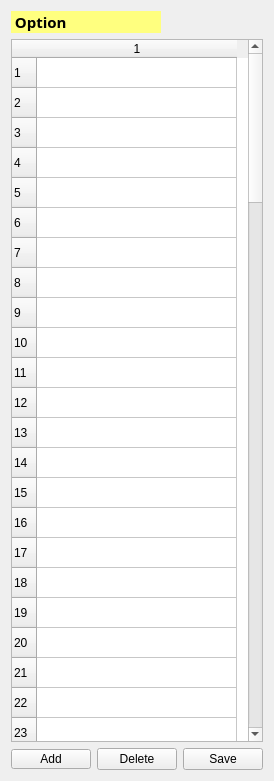
  <widget class="QWidget" name="layoutWidget">
   <property name="geometry">
    <rect>
     <x>207</x>
     <y>10</y>
     <width>245</width>
     <height>781</height>
    </rect>
   </property>
   <layout class="QVBoxLayout" name="verticalLayout">
    <property name="sizeConstraint">
     <enum>QLayout::SetMinimumSize</enum>
    </property>
    <item>
     <widget class="QLabel" name="label_5">
      <property name="maximumSize">
       <size>
        <width>150</width>
        <height>16777215</height>
       </size>
      </property>
      <property name="palette">
       <palette>
        <active>
         <colorrole role="WindowText">
          <brush brushstyle="SolidPattern">
           <color alpha="255">
            <red>0</red>
            <green>0</green>
            <blue>0</blue>
           </color>
          </brush>
         </colorrole>
         <colorrole role="Button">
          <brush brushstyle="SolidPattern">
           <color alpha="255">
            <red>255</red>
            <green>255</green>
            <blue>127</blue>
           </color>
          </brush>
         </colorrole>
         <colorrole role="Light">
          <brush brushstyle="SolidPattern">
           <color alpha="255">
            <red>255</red>
            <green>255</green>
            <blue>255</blue>
           </color>
          </brush>
         </colorrole>
         <colorrole role="Midlight">
          <brush brushstyle="SolidPattern">
           <color alpha="255">
            <red>255</red>
            <green>255</green>
            <blue>191</blue>
           </color>
          </brush>
         </colorrole>
         <colorrole role="Dark">
          <brush brushstyle="SolidPattern">
           <color alpha="255">
            <red>127</red>
            <green>127</green>
            <blue>63</blue>
           </color>
          </brush>
         </colorrole>
         <colorrole role="Mid">
          <brush brushstyle="SolidPattern">
           <color alpha="255">
            <red>170</red>
            <green>170</green>
            <blue>84</blue>
           </color>
          </brush>
         </colorrole>
         <colorrole role="Text">
          <brush brushstyle="SolidPattern">
           <color alpha="255">
            <red>0</red>
            <green>0</green>
            <blue>0</blue>
           </color>
          </brush>
         </colorrole>
         <colorrole role="BrightText">
          <brush brushstyle="SolidPattern">
           <color alpha="255">
            <red>255</red>
            <green>255</green>
            <blue>255</blue>
           </color>
          </brush>
         </colorrole>
         <colorrole role="ButtonText">
          <brush brushstyle="SolidPattern">
           <color alpha="255">
            <red>0</red>
            <green>0</green>
            <blue>0</blue>
           </color>
          </brush>
         </colorrole>
         <colorrole role="Base">
          <brush brushstyle="SolidPattern">
           <color alpha="255">
            <red>255</red>
            <green>255</green>
            <blue>255</blue>
           </color>
          </brush>
         </colorrole>
         <colorrole role="Window">
          <brush brushstyle="SolidPattern">
           <color alpha="255">
            <red>255</red>
            <green>255</green>
            <blue>127</blue>
           </color>
          </brush>
         </colorrole>
         <colorrole role="Shadow">
          <brush brushstyle="SolidPattern">
           <color alpha="255">
            <red>0</red>
            <green>0</green>
            <blue>0</blue>
           </color>
          </brush>
         </colorrole>
         <colorrole role="AlternateBase">
          <brush brushstyle="SolidPattern">
           <color alpha="255">
            <red>255</red>
            <green>255</green>
            <blue>191</blue>
           </color>
          </brush>
         </colorrole>
         <colorrole role="ToolTipBase">
          <brush brushstyle="SolidPattern">
           <color alpha="255">
            <red>255</red>
            <green>255</green>
            <blue>220</blue>
           </color>
          </brush>
         </colorrole>
         <colorrole role="ToolTipText">
          <brush brushstyle="SolidPattern">
           <color alpha="255">
            <red>0</red>
            <green>0</green>
            <blue>0</blue>
           </color>
          </brush>
         </colorrole>
        </active>
        <inactive>
         <colorrole role="WindowText">
          <brush brushstyle="SolidPattern">
           <color alpha="255">
            <red>0</red>
            <green>0</green>
            <blue>0</blue>
           </color>
          </brush>
         </colorrole>
         <colorrole role="Button">
          <brush brushstyle="SolidPattern">
           <color alpha="255">
            <red>255</red>
            <green>255</green>
            <blue>127</blue>
           </color>
          </brush>
         </colorrole>
         <colorrole role="Light">
          <brush brushstyle="SolidPattern">
           <color alpha="255">
            <red>255</red>
            <green>255</green>
            <blue>255</blue>
           </color>
          </brush>
         </colorrole>
         <colorrole role="Midlight">
          <brush brushstyle="SolidPattern">
           <color alpha="255">
            <red>255</red>
            <green>255</green>
            <blue>191</blue>
           </color>
          </brush>
         </colorrole>
         <colorrole role="Dark">
          <brush brushstyle="SolidPattern">
           <color alpha="255">
            <red>127</red>
            <green>127</green>
            <blue>63</blue>
           </color>
          </brush>
         </colorrole>
         <colorrole role="Mid">
          <brush brushstyle="SolidPattern">
           <color alpha="255">
            <red>170</red>
            <green>170</green>
            <blue>84</blue>
           </color>
          </brush>
         </colorrole>
         <colorrole role="Text">
          <brush brushstyle="SolidPattern">
           <color alpha="255">
            <red>0</red>
            <green>0</green>
            <blue>0</blue>
           </color>
          </brush>
         </colorrole>
         <colorrole role="BrightText">
          <brush brushstyle="SolidPattern">
           <color alpha="255">
            <red>255</red>
            <green>255</green>
            <blue>255</blue>
           </color>
          </brush>
         </colorrole>
         <colorrole role="ButtonText">
          <brush brushstyle="SolidPattern">
           <color alpha="255">
            <red>0</red>
            <green>0</green>
            <blue>0</blue>
           </color>
          </brush>
         </colorrole>
         <colorrole role="Base">
          <brush brushstyle="SolidPattern">
           <color alpha="255">
            <red>255</red>
            <green>255</green>
            <blue>255</blue>
           </color>
          </brush>
         </colorrole>
         <colorrole role="Window">
          <brush brushstyle="SolidPattern">
           <color alpha="255">
            <red>255</red>
            <green>255</green>
            <blue>127</blue>
           </color>
          </brush>
         </colorrole>
         <colorrole role="Shadow">
          <brush brushstyle="SolidPattern">
           <color alpha="255">
            <red>0</red>
            <green>0</green>
            <blue>0</blue>
           </color>
          </brush>
         </colorrole>
         <colorrole role="AlternateBase">
          <brush brushstyle="SolidPattern">
           <color alpha="255">
            <red>255</red>
            <green>255</green>
            <blue>191</blue>
           </color>
          </brush>
         </colorrole>
         <colorrole role="ToolTipBase">
          <brush brushstyle="SolidPattern">
           <color alpha="255">
            <red>255</red>
            <green>255</green>
            <blue>220</blue>
           </color>
          </brush>
         </colorrole>
         <colorrole role="ToolTipText">
          <brush brushstyle="SolidPattern">
           <color alpha="255">
            <red>0</red>
            <green>0</green>
            <blue>0</blue>
           </color>
          </brush>
         </colorrole>
        </inactive>
        <disabled>
         <colorrole role="WindowText">
          <brush brushstyle="SolidPattern">
           <color alpha="255">
            <red>127</red>
            <green>127</green>
            <blue>63</blue>
           </color>
          </brush>
         </colorrole>
         <colorrole role="Button">
          <brush brushstyle="SolidPattern">
           <color alpha="255">
            <red>255</red>
            <green>255</green>
            <blue>127</blue>
           </color>
          </brush>
         </colorrole>
         <colorrole role="Light">
          <brush brushstyle="SolidPattern">
           <color alpha="255">
            <red>255</red>
            <green>255</green>
            <blue>255</blue>
           </color>
          </brush>
         </colorrole>
         <colorrole role="Midlight">
          <brush brushstyle="SolidPattern">
           <color alpha="255">
            <red>255</red>
            <green>255</green>
            <blue>191</blue>
           </color>
          </brush>
         </colorrole>
         <colorrole role="Dark">
          <brush brushstyle="SolidPattern">
           <color alpha="255">
            <red>127</red>
            <green>127</green>
            <blue>63</blue>
           </color>
          </brush>
         </colorrole>
         <colorrole role="Mid">
          <brush brushstyle="SolidPattern">
           <color alpha="255">
            <red>170</red>
            <green>170</green>
            <blue>84</blue>
           </color>
          </brush>
         </colorrole>
         <colorrole role="Text">
          <brush brushstyle="SolidPattern">
           <color alpha="255">
            <red>127</red>
            <green>127</green>
            <blue>63</blue>
           </color>
          </brush>
         </colorrole>
         <colorrole role="BrightText">
          <brush brushstyle="SolidPattern">
           <color alpha="255">
            <red>255</red>
            <green>255</green>
            <blue>255</blue>
           </color>
          </brush>
         </colorrole>
         <colorrole role="ButtonText">
          <brush brushstyle="SolidPattern">
           <color alpha="255">
            <red>127</red>
            <green>127</green>
            <blue>63</blue>
           </color>
          </brush>
         </colorrole>
         <colorrole role="Base">
          <brush brushstyle="SolidPattern">
           <color alpha="255">
            <red>255</red>
            <green>255</green>
            <blue>127</blue>
           </color>
          </brush>
         </colorrole>
         <colorrole role="Window">
          <brush brushstyle="SolidPattern">
           <color alpha="255">
            <red>255</red>
            <green>255</green>
            <blue>127</blue>
           </color>
          </brush>
         </colorrole>
         <colorrole role="Shadow">
          <brush brushstyle="SolidPattern">
           <color alpha="255">
            <red>0</red>
            <green>0</green>
            <blue>0</blue>
           </color>
          </brush>
         </colorrole>
         <colorrole role="AlternateBase">
          <brush brushstyle="SolidPattern">
           <color alpha="255">
            <red>255</red>
            <green>255</green>
            <blue>127</blue>
           </color>
          </brush>
         </colorrole>
         <colorrole role="ToolTipBase">
          <brush brushstyle="SolidPattern">
           <color alpha="255">
            <red>255</red>
            <green>255</green>
            <blue>220</blue>
           </color>
          </brush>
         </colorrole>
         <colorrole role="ToolTipText">
          <brush brushstyle="SolidPattern">
           <color alpha="255">
            <red>0</red>
            <green>0</green>
            <blue>0</blue>
           </color>
          </brush>
         </colorrole>
        </disabled>
       </palette>
      </property>
      <property name="font">
       <font>
        <family>Segoe Print</family>
        <pointsize>11</pointsize>
        <weight>75</weight>
        <italic>false</italic>
        <bold>true</bold>
        <underline>false</underline>
        <stylestrategy>PreferDefault</stylestrategy>
        <kerning>true</kerning>
       </font>
      </property>
      <property name="autoFillBackground">
       <bool>true</bool>
      </property>
      <property name="text">
       <string> Option</string>
      </property>
     </widget>
    </item>
    <item>
     <widget class="QTableWidget" name="tw_option">
      <property name="rowCount">
       <number>100</number>
      </property>
      <property name="columnCount">
       <number>1</number>
      </property>
      <attribute name="horizontalHeaderDefaultSectionSize">
       <number>200</number>
      </attribute>
      <row/>
      <row/>
      <row/>
      <row/>
      <row/>
      <row/>
      <row/>
      <row/>
      <row/>
      <row/>
      <row/>
      <row/>
      <row/>
      <row/>
      <row/>
      <row/>
      <row/>
      <row/>
      <row/>
      <row/>
      <row/>
      <row/>
      <row/>
      <row/>
      <row/>
      <row/>
      <row/>
      <row/>
      <row/>
      <row/>
      <row/>
      <row/>
      <row/>
      <row/>
      <row/>
      <row/>
      <row/>
      <row/>
      <row/>
      <row/>
      <row/>
      <row/>
      <row/>
      <row/>
      <row/>
      <row/>
      <row/>
      <row/>
      <row/>
      <row/>
      <row/>
      <row/>
      <row/>
      <row/>
      <row/>
      <row/>
      <row/>
      <row/>
      <row/>
      <row/>
      <row/>
      <row/>
      <row/>
      <row/>
      <row/>
      <row/>
      <row/>
      <row/>
      <row/>
      <row/>
      <row/>
      <row/>
      <row/>
      <row/>
      <row/>
      <row/>
      <row/>
      <row/>
      <row/>
      <row/>
      <row/>
      <row/>
      <row/>
      <row/>
      <row/>
      <row/>
      <row/>
      <row/>
      <row/>
      <row/>
      <row/>
      <row/>
      <row/>
      <row/>
      <row/>
      <row/>
      <row/>
      <row/>
      <row/>
      <row/>
      <column/>
     </widget>
    </item>
    <item>
     <layout class="QHBoxLayout" name="horizontalLayout">
      <item>
       <widget class="QPushButton" name="pushButton_OptionAdd">
        <property name="maximumSize">
         <size>
          <width>150</width>
          <height>20</height>
         </size>
        </property>
        <property name="text">
         <string>Add</string>
        </property>
       </widget>
      </item>
      <item>
       <widget class="QPushButton" name="pushButton_OptionsDelete">
        <property name="maximumSize">
         <size>
          <width>150</width>
          <height>16777215</height>
         </size>
        </property>
        <property name="text">
         <string>Delete</string>
        </property>
       </widget>
      </item>
      <item>
       <widget class="QPushButton" name="pushButton_OptValueAdd">
        <property name="maximumSize">
         <size>
          <width>150</width>
          <height>16777215</height>
         </size>
        </property>
        <property name="text">
         <string>Save</string>
        </property>
       </widget>
      </item>
     </layout>
    </item>
   </layout>
  </widget>
